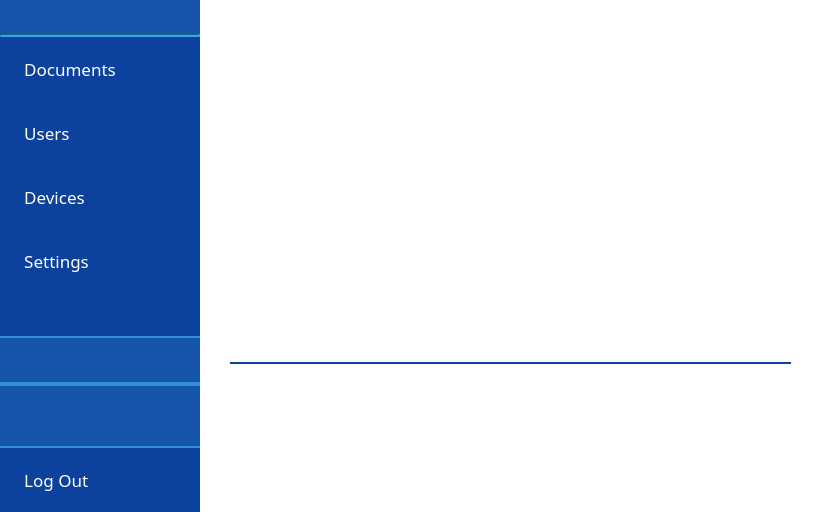
<?xml version="1.0" encoding="UTF-8"?>
<ui version="4.0">
 <class>MainWindow</class>
 <widget class="QMainWindow" name="MainWindow">
  <property name="geometry">
   <rect>
    <x>0</x>
    <y>0</y>
    <width>821</width>
    <height>512</height>
   </rect>
  </property>
  <property name="windowTitle">
   <string>Parsec</string>
  </property>
  <property name="windowIcon">
   <iconset resource="../rc/resources.qrc">
    <normaloff>:/icons/images/icons/parsec.png</normaloff>:/icons/images/icons/parsec.png</iconset>
  </property>
  <property name="autoFillBackground">
   <bool>true</bool>
  </property>
  <property name="styleSheet">
   <string notr="true">QMenu
{
border: 1px solid rgb(11, 56, 166);
}

QMenu::item
{
background-color: rgb(255, 255, 255);
color: rgb(0, 0, 0);
}

QMenu::item:selected
{
background-color: rgb(45, 144, 209);
color: rgb(255, 255, 255);
}

QToolTip
{
background-color: rgb(46, 146, 208);
border: 1px solid rgb(12, 65, 157);
color: rgb(255, 255, 255);
}</string>
  </property>
  <property name="documentMode">
   <bool>false</bool>
  </property>
  <property name="tabShape">
   <enum>QTabWidget::Rounded</enum>
  </property>
  <property name="unifiedTitleAndToolBarOnMac">
   <bool>true</bool>
  </property>
  <widget class="QWidget" name="centralwidget">
   <layout class="QHBoxLayout" name="horizontalLayout">
    <property name="spacing">
     <number>0</number>
    </property>
    <property name="leftMargin">
     <number>0</number>
    </property>
    <property name="topMargin">
     <number>0</number>
    </property>
    <property name="rightMargin">
     <number>0</number>
    </property>
    <property name="bottomMargin">
     <number>0</number>
    </property>
    <item>
     <widget class="QWidget" name="widget_2" native="true">
      <property name="sizePolicy">
       <sizepolicy hsizetype="Expanding" vsizetype="Preferred">
        <horstretch>0</horstretch>
        <verstretch>0</verstretch>
       </sizepolicy>
      </property>
      <layout class="QHBoxLayout" name="horizontalLayout_2">
       <property name="spacing">
        <number>0</number>
       </property>
       <property name="leftMargin">
        <number>0</number>
       </property>
       <property name="topMargin">
        <number>0</number>
       </property>
       <property name="rightMargin">
        <number>0</number>
       </property>
       <property name="bottomMargin">
        <number>0</number>
       </property>
       <item>
        <widget class="QWidget" name="widget_menu" native="true">
         <property name="minimumSize">
          <size>
           <width>200</width>
           <height>0</height>
          </size>
         </property>
         <property name="autoFillBackground">
          <bool>false</bool>
         </property>
         <property name="styleSheet">
          <string notr="true">QWidget#widget_menu
{
background-color: rgb(12, 65, 157);
}

QPushButton, QPushButton:pressed
{
color: rgb(255, 255, 255);
background-color: rgb(12, 65, 157);
text-align: left;
padding-left: 10px;
}

QPushButton:checked
{
background-color: rgb(46, 145, 208);
border: 0;
}</string>
         </property>
         <layout class="QVBoxLayout" name="verticalLayout">
          <property name="spacing">
           <number>0</number>
          </property>
          <property name="leftMargin">
           <number>0</number>
          </property>
          <property name="topMargin">
           <number>0</number>
          </property>
          <property name="rightMargin">
           <number>0</number>
          </property>
          <property name="bottomMargin">
           <number>0</number>
          </property>
          <item>
           <widget class="QWidget" name="widget_3" native="true">
            <property name="styleSheet">
             <string notr="true">QWidget#widget_3
{
background-color: rgb(21, 84, 169);
}</string>
            </property>
            <layout class="QHBoxLayout" name="horizontalLayout_3">
             <property name="spacing">
              <number>6</number>
             </property>
             <property name="leftMargin">
              <number>25</number>
             </property>
             <property name="topMargin">
              <number>10</number>
             </property>
             <property name="rightMargin">
              <number>10</number>
             </property>
             <property name="bottomMargin">
              <number>10</number>
             </property>
             <item>
              <widget class="QLabel" name="label">
               <property name="maximumSize">
                <size>
                 <width>80000</width>
                 <height>80000</height>
                </size>
               </property>
               <property name="text">
                <string/>
               </property>
               <property name="pixmap">
                <pixmap resource="../rc/resources.qrc">:/logos/images/logos/parsec_white_small.png</pixmap>
               </property>
               <property name="scaledContents">
                <bool>false</bool>
               </property>
              </widget>
             </item>
            </layout>
           </widget>
          </item>
          <item>
           <widget class="QFrame" name="frame">
            <property name="styleSheet">
             <string notr="true">background-color: rgb(46, 145, 208);</string>
            </property>
            <property name="frameShape">
             <enum>QFrame::HLine</enum>
            </property>
            <property name="frameShadow">
             <enum>QFrame::Sunken</enum>
            </property>
            <property name="lineWidth">
             <number>2</number>
            </property>
           </widget>
          </item>
          <item>
           <widget class="QPushButton" name="button_files">
            <property name="enabled">
             <bool>true</bool>
            </property>
            <property name="minimumSize">
             <size>
              <width>0</width>
              <height>64</height>
             </size>
            </property>
            <property name="maximumSize">
             <size>
              <width>16777215</width>
              <height>64</height>
             </size>
            </property>
            <property name="baseSize">
             <size>
              <width>64</width>
              <height>0</height>
             </size>
            </property>
            <property name="font">
             <font>
              <family>Proxima Nova</family>
              <pointsize>13</pointsize>
              <weight>50</weight>
              <italic>false</italic>
              <bold>false</bold>
             </font>
            </property>
            <property name="layoutDirection">
             <enum>Qt::LeftToRight</enum>
            </property>
            <property name="autoFillBackground">
             <bool>false</bool>
            </property>
            <property name="styleSheet">
             <string notr="true"/>
            </property>
            <property name="text">
             <string>   Documents</string>
            </property>
            <property name="icon">
             <iconset resource="../rc/resources.qrc">
              <normaloff>:/icons/images/icons/menu_folder.png</normaloff>:/icons/images/icons/menu_folder.png</iconset>
            </property>
            <property name="iconSize">
             <size>
              <width>32</width>
              <height>32</height>
             </size>
            </property>
            <property name="checkable">
             <bool>true</bool>
            </property>
            <property name="flat">
             <bool>true</bool>
            </property>
           </widget>
          </item>
          <item>
           <widget class="QPushButton" name="button_users">
            <property name="enabled">
             <bool>true</bool>
            </property>
            <property name="minimumSize">
             <size>
              <width>0</width>
              <height>64</height>
             </size>
            </property>
            <property name="maximumSize">
             <size>
              <width>16777215</width>
              <height>64</height>
             </size>
            </property>
            <property name="baseSize">
             <size>
              <width>0</width>
              <height>64</height>
             </size>
            </property>
            <property name="font">
             <font>
              <family>Proxima Nova</family>
              <pointsize>13</pointsize>
              <weight>50</weight>
              <italic>false</italic>
              <bold>false</bold>
             </font>
            </property>
            <property name="styleSheet">
             <string notr="true"/>
            </property>
            <property name="text">
             <string>   Users</string>
            </property>
            <property name="icon">
             <iconset resource="../rc/resources.qrc">
              <normaloff>:/icons/images/icons/menu_group.png</normaloff>:/icons/images/icons/menu_group.png</iconset>
            </property>
            <property name="iconSize">
             <size>
              <width>32</width>
              <height>32</height>
             </size>
            </property>
            <property name="checkable">
             <bool>true</bool>
            </property>
            <property name="flat">
             <bool>true</bool>
            </property>
           </widget>
          </item>
          <item>
           <widget class="QPushButton" name="button_devices">
            <property name="enabled">
             <bool>true</bool>
            </property>
            <property name="minimumSize">
             <size>
              <width>0</width>
              <height>64</height>
             </size>
            </property>
            <property name="maximumSize">
             <size>
              <width>16777215</width>
              <height>64</height>
             </size>
            </property>
            <property name="baseSize">
             <size>
              <width>0</width>
              <height>64</height>
             </size>
            </property>
            <property name="font">
             <font>
              <family>Proxima Nova</family>
              <pointsize>13</pointsize>
              <weight>50</weight>
              <italic>false</italic>
              <bold>false</bold>
             </font>
            </property>
            <property name="styleSheet">
             <string notr="true"/>
            </property>
            <property name="text">
             <string>   Devices</string>
            </property>
            <property name="icon">
             <iconset resource="../rc/resources.qrc">
              <normaloff>:/icons/images/icons/menu_devices.png</normaloff>:/icons/images/icons/menu_devices.png</iconset>
            </property>
            <property name="iconSize">
             <size>
              <width>32</width>
              <height>32</height>
             </size>
            </property>
            <property name="checkable">
             <bool>true</bool>
            </property>
            <property name="checked">
             <bool>false</bool>
            </property>
            <property name="flat">
             <bool>true</bool>
            </property>
           </widget>
          </item>
          <item>
           <widget class="QPushButton" name="button_settings">
            <property name="enabled">
             <bool>true</bool>
            </property>
            <property name="minimumSize">
             <size>
              <width>0</width>
              <height>64</height>
             </size>
            </property>
            <property name="maximumSize">
             <size>
              <width>16777215</width>
              <height>64</height>
             </size>
            </property>
            <property name="baseSize">
             <size>
              <width>0</width>
              <height>64</height>
             </size>
            </property>
            <property name="font">
             <font>
              <family>Proxima Nova</family>
              <pointsize>13</pointsize>
              <weight>50</weight>
              <italic>false</italic>
              <bold>false</bold>
             </font>
            </property>
            <property name="styleSheet">
             <string notr="true"/>
            </property>
            <property name="text">
             <string>   Settings</string>
            </property>
            <property name="icon">
             <iconset resource="../rc/resources.qrc">
              <normaloff>:/icons/images/icons/menu_settings.png</normaloff>:/icons/images/icons/menu_settings.png</iconset>
            </property>
            <property name="iconSize">
             <size>
              <width>32</width>
              <height>32</height>
             </size>
            </property>
            <property name="checkable">
             <bool>true</bool>
            </property>
            <property name="flat">
             <bool>true</bool>
            </property>
           </widget>
          </item>
          <item>
           <spacer name="verticalSpacer">
            <property name="orientation">
             <enum>Qt::Vertical</enum>
            </property>
            <property name="sizeHint" stdset="0">
             <size>
              <width>20</width>
              <height>40</height>
             </size>
            </property>
           </spacer>
          </item>
          <item>
           <widget class="QWidget" name="widget_connection" native="true">
            <property name="styleSheet">
             <string notr="true">QWidget#widget_connection
{
border-top: 2px solid rgb(46, 146, 208);
border-bottom: 2px solid rgb(46, 146, 208);
color: rgb(255, 255, 255);
text-align: left;
padding-left: 10px;
background-color: rgb(22, 84, 169);
}
</string>
            </property>
            <layout class="QHBoxLayout" name="horizontalLayout_5">
             <item>
              <widget class="QLabel" name="label_connection_icon">
               <property name="minimumSize">
                <size>
                 <width>45</width>
                 <height>30</height>
                </size>
               </property>
               <property name="maximumSize">
                <size>
                 <width>45</width>
                 <height>30</height>
                </size>
               </property>
               <property name="text">
                <string/>
               </property>
               <property name="scaledContents">
                <bool>true</bool>
               </property>
              </widget>
             </item>
             <item>
              <widget class="QLabel" name="label_connection_text">
               <property name="font">
                <font>
                 <pointsize>12</pointsize>
                </font>
               </property>
               <property name="styleSheet">
                <string notr="true">color: rgb(255, 255, 255);</string>
               </property>
               <property name="text">
                <string/>
               </property>
              </widget>
             </item>
            </layout>
           </widget>
          </item>
          <item>
           <widget class="QWidget" name="widget_info" native="true">
            <property name="minimumSize">
             <size>
              <width>0</width>
              <height>64</height>
             </size>
            </property>
            <property name="maximumSize">
             <size>
              <width>16777215</width>
              <height>64</height>
             </size>
            </property>
            <property name="styleSheet">
             <string notr="true">QWidget#widget_info
{
border-top: 2px solid rgb(46, 146, 208);
border-bottom: 2px solid rgb(46, 146, 208);
color: rgb(255, 255, 255);
text-align: left;
padding-left: 10px;
background-color: rgb(22, 84, 169);
}
</string>
            </property>
            <layout class="QHBoxLayout" name="horizontalLayout_6">
             <property name="spacing">
              <number>0</number>
             </property>
             <property name="leftMargin">
              <number>15</number>
             </property>
             <property name="topMargin">
              <number>0</number>
             </property>
             <property name="rightMargin">
              <number>0</number>
             </property>
             <property name="bottomMargin">
              <number>0</number>
             </property>
             <item>
              <widget class="QLabel" name="label_4">
               <property name="minimumSize">
                <size>
                 <width>28</width>
                 <height>35</height>
                </size>
               </property>
               <property name="maximumSize">
                <size>
                 <width>28</width>
                 <height>35</height>
                </size>
               </property>
               <property name="text">
                <string/>
               </property>
               <property name="pixmap">
                <pixmap resource="../rc/resources.qrc">:/icons/images/icons/user_menu.png</pixmap>
               </property>
               <property name="scaledContents">
                <bool>true</bool>
               </property>
               <property name="alignment">
                <set>Qt::AlignCenter</set>
               </property>
              </widget>
             </item>
             <item>
              <layout class="QVBoxLayout" name="verticalLayout_5">
               <property name="spacing">
                <number>0</number>
               </property>
               <property name="leftMargin">
                <number>20</number>
               </property>
               <item>
                <widget class="QLabel" name="label_username">
                 <property name="font">
                  <font>
                   <pointsize>12</pointsize>
                   <weight>75</weight>
                   <bold>true</bold>
                  </font>
                 </property>
                 <property name="styleSheet">
                  <string notr="true">QLabel#label_username
{
color: rgb(255, 255, 255);
}</string>
                 </property>
                 <property name="text">
                  <string/>
                 </property>
                </widget>
               </item>
               <item>
                <widget class="QLabel" name="label_device">
                 <property name="font">
                  <font>
                   <pointsize>12</pointsize>
                   <weight>75</weight>
                   <bold>true</bold>
                  </font>
                 </property>
                 <property name="styleSheet">
                  <string notr="true">QLabel#label_device
{
color: rgb(255, 255, 255);
}</string>
                 </property>
                 <property name="text">
                  <string/>
                 </property>
                </widget>
               </item>
              </layout>
             </item>
            </layout>
           </widget>
          </item>
          <item>
           <widget class="QPushButton" name="button_logout">
            <property name="enabled">
             <bool>true</bool>
            </property>
            <property name="minimumSize">
             <size>
              <width>0</width>
              <height>64</height>
             </size>
            </property>
            <property name="maximumSize">
             <size>
              <width>16777215</width>
              <height>64</height>
             </size>
            </property>
            <property name="baseSize">
             <size>
              <width>0</width>
              <height>64</height>
             </size>
            </property>
            <property name="font">
             <font>
              <family>Proxima Nova</family>
              <pointsize>13</pointsize>
              <weight>50</weight>
              <italic>false</italic>
              <bold>false</bold>
             </font>
            </property>
            <property name="styleSheet">
             <string notr="true"/>
            </property>
            <property name="text">
             <string>   Log Out</string>
            </property>
            <property name="icon">
             <iconset resource="../rc/resources.qrc">
              <normaloff>:/icons/images/icons/menu_logout.png</normaloff>:/icons/images/icons/menu_logout.png</iconset>
            </property>
            <property name="iconSize">
             <size>
              <width>32</width>
              <height>32</height>
             </size>
            </property>
            <property name="checkable">
             <bool>false</bool>
            </property>
            <property name="flat">
             <bool>true</bool>
            </property>
           </widget>
          </item>
         </layout>
        </widget>
       </item>
       <item>
        <widget class="QWidget" name="widget_main" native="true">
         <property name="sizePolicy">
          <sizepolicy hsizetype="Expanding" vsizetype="Preferred">
           <horstretch>0</horstretch>
           <verstretch>0</verstretch>
          </sizepolicy>
         </property>
         <property name="styleSheet">
          <string notr="true">QWidget#widget_main
{
background-color: rgb(255, 255, 255);
}</string>
         </property>
         <layout class="QVBoxLayout" name="verticalLayout_2">
          <property name="spacing">
           <number>0</number>
          </property>
          <property name="leftMargin">
           <number>30</number>
          </property>
          <property name="topMargin">
           <number>30</number>
          </property>
          <property name="rightMargin">
           <number>0</number>
          </property>
          <property name="bottomMargin">
           <number>0</number>
          </property>
          <item>
           <layout class="QVBoxLayout" name="main_widget_layout2">
            <property name="spacing">
             <number>0</number>
            </property>
            <property name="sizeConstraint">
             <enum>QLayout::SetMaximumSize</enum>
            </property>
            <property name="leftMargin">
             <number>0</number>
            </property>
            <property name="topMargin">
             <number>0</number>
            </property>
            <property name="rightMargin">
             <number>0</number>
            </property>
            <property name="bottomMargin">
             <number>0</number>
            </property>
            <item>
             <widget class="QWidget" name="widget_title" native="true">
              <layout class="QVBoxLayout" name="verticalLayout_3">
               <property name="leftMargin">
                <number>0</number>
               </property>
               <property name="topMargin">
                <number>0</number>
               </property>
               <property name="rightMargin">
                <number>30</number>
               </property>
               <property name="bottomMargin">
                <number>0</number>
               </property>
               <item>
                <layout class="QHBoxLayout" name="horizontalLayout_4">
                 <property name="spacing">
                  <number>10</number>
                 </property>
                 <property name="rightMargin">
                  <number>0</number>
                 </property>
                 <item>
                  <widget class="QLabel" name="label_title">
                   <property name="sizePolicy">
                    <sizepolicy hsizetype="Expanding" vsizetype="Preferred">
                     <horstretch>0</horstretch>
                     <verstretch>0</verstretch>
                    </sizepolicy>
                   </property>
                   <property name="minimumSize">
                    <size>
                     <width>0</width>
                     <height>32</height>
                    </size>
                   </property>
                   <property name="maximumSize">
                    <size>
                     <width>16777215</width>
                     <height>32</height>
                    </size>
                   </property>
                   <property name="font">
                    <font>
                     <pointsize>16</pointsize>
                     <weight>75</weight>
                     <bold>true</bold>
                    </font>
                   </property>
                   <property name="text">
                    <string/>
                   </property>
                  </widget>
                 </item>
                 <item>
                  <widget class="QLabel" name="label_2">
                   <property name="sizePolicy">
                    <sizepolicy hsizetype="Minimum" vsizetype="Minimum">
                     <horstretch>0</horstretch>
                     <verstretch>0</verstretch>
                    </sizepolicy>
                   </property>
                   <property name="minimumSize">
                    <size>
                     <width>33</width>
                     <height>25</height>
                    </size>
                   </property>
                   <property name="maximumSize">
                    <size>
                     <width>33</width>
                     <height>25</height>
                    </size>
                   </property>
                   <property name="text">
                    <string/>
                   </property>
                   <property name="pixmap">
                    <pixmap resource="../rc/resources.qrc">:/icons/images/icons/hard-drive_grey.png</pixmap>
                   </property>
                   <property name="scaledContents">
                    <bool>true</bool>
                   </property>
                  </widget>
                 </item>
                 <item>
                  <widget class="QLabel" name="label_mountpoint">
                   <property name="minimumSize">
                    <size>
                     <width>0</width>
                     <height>32</height>
                    </size>
                   </property>
                   <property name="maximumSize">
                    <size>
                     <width>16777215</width>
                     <height>32</height>
                    </size>
                   </property>
                   <property name="font">
                    <font>
                     <pointsize>13</pointsize>
                    </font>
                   </property>
                   <property name="styleSheet">
                    <string notr="true">QLabel#label_mountpoint
{
color: rgb(124, 133, 166);
}</string>
                   </property>
                   <property name="text">
                    <string/>
                   </property>
                   <property name="alignment">
                    <set>Qt::AlignRight|Qt::AlignTrailing|Qt::AlignVCenter</set>
                   </property>
                   <property name="textInteractionFlags">
                    <set>Qt::LinksAccessibleByMouse|Qt::TextSelectableByMouse</set>
                   </property>
                  </widget>
                 </item>
                </layout>
               </item>
               <item>
                <widget class="Line" name="line">
                 <property name="styleSheet">
                  <string notr="true">color: rgb(11, 65, 155);</string>
                 </property>
                 <property name="frameShadow">
                  <enum>QFrame::Plain</enum>
                 </property>
                 <property name="lineWidth">
                  <number>2</number>
                 </property>
                 <property name="orientation">
                  <enum>Qt::Horizontal</enum>
                 </property>
                </widget>
               </item>
              </layout>
             </widget>
            </item>
            <item>
             <layout class="QVBoxLayout" name="main_widget_layout">
              <property name="sizeConstraint">
               <enum>QLayout::SetMaximumSize</enum>
              </property>
             </layout>
            </item>
           </layout>
          </item>
         </layout>
        </widget>
       </item>
      </layout>
     </widget>
    </item>
   </layout>
  </widget>
 </widget>
 <resources>
  <include location="../rc/resources.qrc"/>
 </resources>
 <connections/>
</ui>
